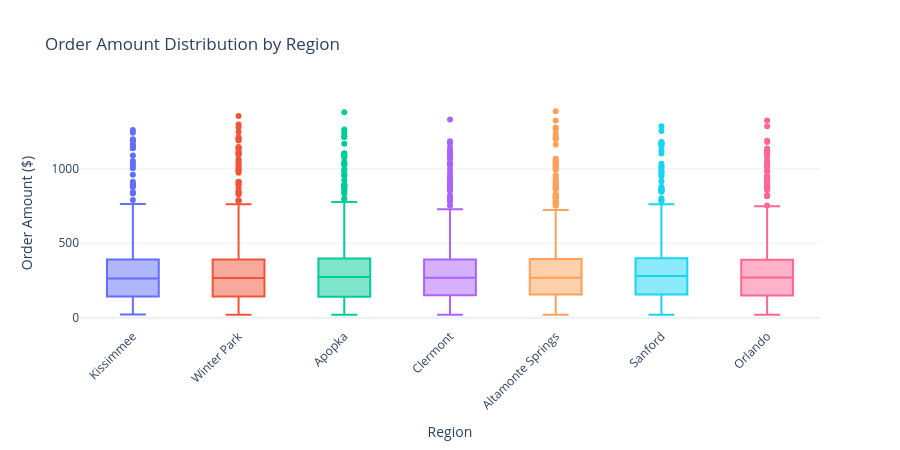

The cell this chart's notebook holds for it:
### Code cell
# Order amount by region
fig = px.box(
    orders, 
    x='region', 
    y='order_amount',
    title='Order Amount Distribution by Region',
    labels={'order_amount': 'Order Amount ($)', 'region': 'Region'},
    color='region'
)
fig.update_layout(xaxis_tickangle=-45, showlegend=False, height=450)
fig.show()

### Figure 1 — Plotly figure (JSON) as saved in the notebook; plotly's stock layout.template omitted (floating-point values rounded to 4 significant figures; data arrays with more than 128 entries replaced by an {"elided": "..."} marker saying what was removed)
{"data": [{"alignmentgroup": "True", "hovertemplate": "Region=%{x}<br>Order Amount ($)=%{y}<extra></extra>", "legendgroup": "Kissimmee", "marker": {"color": "#636efa"}, "name": "Kissimmee", "notched": false, "offsetgroup": "Kissimmee", "orientation": "v", "showlegend": true, "type": "box", "x": {"elided": "1421 str values"}, "x0": " ", "xaxis": "x", "y": {"elided": "1421 float values"}, "y0": " ", "yaxis": "y"}, {"alignmentgroup": "True", "hovertemplate": "Region=%{x}<br>Order Amount ($)=%{y}<extra></extra>", "legendgroup": "Winter Park", "marker": {"color": "#EF553B"}, "name": "Winter Park", "notched": false, "offsetgroup": "Winter Park", "orientation": "v", "showlegend": true, "type": "box", "x": {"elided": "1485 str values"}, "x0": " ", "xaxis": "x", "y": {"elided": "1485 float values"}, "y0": " ", "yaxis": "y"}, {"alignmentgroup": "True", "hovertemplate": "Region=%{x}<br>Order Amount ($)=%{y}<extra></extra>", "legendgroup": "Apopka", "marker": {"color": "#00cc96"}, "name": "Apopka", "notched": false, "offsetgroup": "Apopka", "orientation": "v", "showlegend": true, "type": "box", "x": {"elided": "1422 str values"}, "x0": " ", "xaxis": "x", "y": {"elided": "1422 float values"}, "y0": " ", "yaxis": "y"}, {"alignmentgroup": "True", "hovertemplate": "Region=%{x}<br>Order Amount ($)=%{y}<extra></extra>", "legendgroup": "Clermont", "marker": {"color": "#ab63fa"}, "name": "Clermont", "notched": false, "offsetgroup": "Clermont", "orientation": "v", "showlegend": true, "type": "box", "x": {"elided": "1384 str values"}, "x0": " ", "xaxis": "x", "y": {"elided": "1384 float values"}, "y0": " ", "yaxis": "y"}, {"alignmentgroup": "True", "hovertemplate": "Region=%{x}<br>Order Amount ($)=%{y}<extra></extra>", "legendgroup": "Altamonte Springs", "marker": {"color": "#FFA15A"}, "name": "Altamonte Springs", "notched": false, "offsetgroup": "Altamonte Springs", "orientation": "v", "showlegend": true, "type": "box", "x": {"elided": "1426 str values"}, "x0": " ", "xaxis": "x", "y": {"elided": "1426 float values"}, "y0": " ", "yaxis": "y"}, {"alignmentgroup": "True", "hovertemplate": "Region=%{x}<br>Order Amount ($)=%{y}<extra></extra>", "legendgroup": "Sanford", "marker": {"color": "#19d3f3"}, "name": "Sanford", "notched": false, "offsetgroup": "Sanford", "orientation": "v", "showlegend": true, "type": "box", "x": {"elided": "1461 str values"}, "x0": " ", "xaxis": "x", "y": {"elided": "1461 float values"}, "y0": " ", "yaxis": "y"}, {"alignmentgroup": "True", "hovertemplate": "Region=%{x}<br>Order Amount ($)=%{y}<extra></extra>", "legendgroup": "Orlando", "marker": {"color": "#FF6692"}, "name": "Orlando", "notched": false, "offsetgroup": "Orlando", "orientation": "v", "showlegend": true, "type": "box", "x": {"elided": "1401 str values"}, "x0": " ", "xaxis": "x", "y": {"elided": "1401 float values"}, "y0": " ", "yaxis": "y"}], "layout": {"boxmode": "overlay", "height": 450, "legend": {"title": {"text": "Region"}, "tracegroupgap": 0}, "showlegend": false, "title": {"text": "Order Amount Distribution by Region"}, "xaxis": {"anchor": "y", "categoryarray": ["Kissimmee", "Winter Park", "Apopka", "Clermont", "Altamonte Springs", "Sanford", "Orlando"], "categoryorder": "array", "domain": [0, 1], "tickangle": -45, "title": {"text": "Region"}}, "yaxis": {"anchor": "x", "domain": [0, 1], "title": {"text": "Order Amount ($)"}}}}
